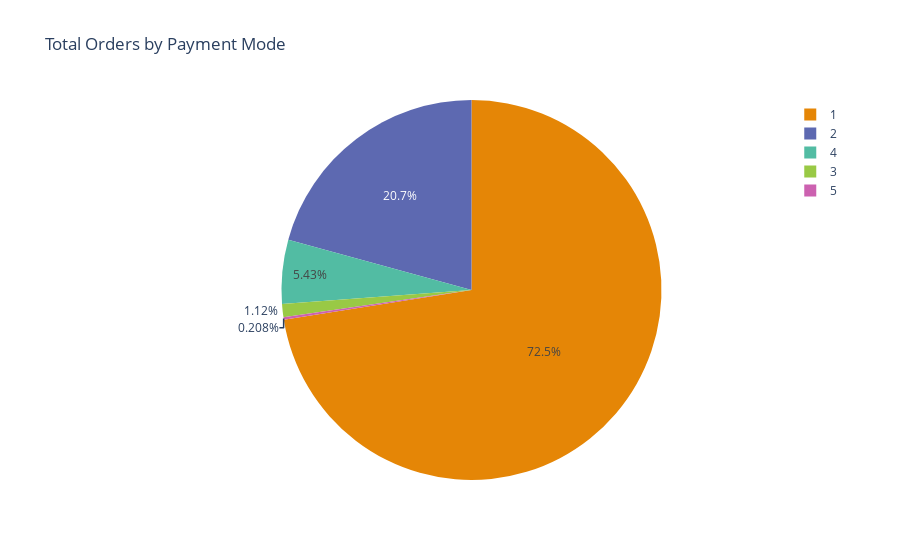

The notebook cell saved with this chart:
### Code cell
import plotly.express as px

# Create a pie chart
fig = px.pie(df, values='total_orders', names='payment_mode',
             title='Total Orders by Payment Mode',
             labels={'payment_mode': 'Payment Mode', 'total_orders': 'Total Orders'},
             color_discrete_sequence=px.colors.qualitative.Vivid)

# Show plot
fig.show()

### Figure 1 — Plotly figure (JSON) as saved in the notebook; plotly's stock layout.template omitted (floating-point values rounded to 4 significant figures)
{"data": [{"domain": {"x": [0, 1], "y": [0, 1]}, "hovertemplate": "Payment Mode=%{label}<br>Total Orders=%{value}<extra></extra>", "labels": [1, 2, 4, 3, 5], "legendgroup": "", "name": "", "showlegend": true, "type": "pie", "values": [262066, 74931, 19642, 4044, 751]}], "layout": {"legend": {"tracegroupgap": 0}, "piecolorway": ["rgb(229, 134, 6)", "rgb(93, 105, 177)", "rgb(82, 188, 163)", "rgb(153, 201, 69)", "rgb(204, 97, 176)", "rgb(36, 121, 108)", "rgb(218, 165, 27)", "rgb(47, 138, 196)", "rgb(118, 78, 159)", "rgb(237, 100, 90)", "rgb(165, 170, 153)"], "title": {"text": "Total Orders by Payment Mode"}}}
